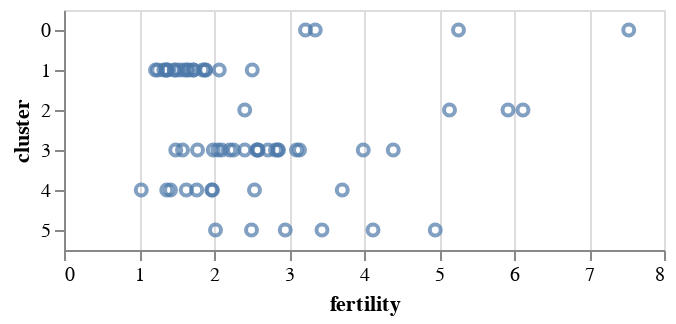

This figure's notebook cell:
### Code cell
alt.Chart(data2000).mark_point().encode(
    alt.X('fertility:Q'),
    alt.Y('cluster:O')
)

### Figure 1 — Vega-Lite specification as saved in the notebook (floating-point values rounded to 4 significant figures)
{"config": {"view": {"continuousWidth": 300, "continuousHeight": 300}}, "data": {"name": "data-bc091f26dcbfed41e77a4db283369a07"}, "mark": {"type": "point"}, "encoding": {"x": {"field": "fertility", "type": "quantitative"}, "y": {"field": "cluster", "type": "ordinal"}}, "$schema": "https://vega.github.io/schema/vega-lite/v5.20.1.json", "datasets": {"data-bc091f26dcbfed41e77a4db283369a07": [{"year": 2000, "country": "Afghanistan", "cluster": 0, "pop": 19542982, "life_expect": 54.73, "fertility": 7.53}, {"year": 2000, "country": "Argentina", "cluster": 3, "pop": 37070774, "life_expect": 74.22, "fertility": 2.59}, {"year": 2000, "country": "Australia", "cluster": 4, "pop": 19017963, "life_expect": 79.72, "fertility": 1.77}, {"year": 2000, "country": "Austria", "cluster": 1, "pop": 8010428, "life_expect": 78.49, "fertility": 1.36}, {"year": 2000, "country": "Bahamas", "cluster": 3, "pop": 325014, "life_expect": 71.25, "fertility": 2.1}, {"year": 2000, "country": "Bangladesh", "cluster": 0, "pop": 129193327, "life_expect": 65.47, "fertility": 3.22}, {"year": 2000, "country": "Barbados", "cluster": 3, "pop": 264657, "life_expect": 74.74, "fertility": 1.78}, {"year": 2000, "country": "Belgium", "cluster": 1, "pop": 10264343, "life_expect": 78.04, "fertility": 1.66}, {"year": 2000, "country": "Bolivia", "cluster": 3, "pop": 8592656, "life_expect": 66.53, "fertility": 3.99}, {"year": 2000, "country": "Brazil", "cluster": 3, "pop": 175873720, "life_expect": 71.18, "fertility": 2.26}, {"year": 2000, "country": "Canada", "cluster": 3, "pop": 30683313, "life_expect": 79.36, "fertility": 1.49}, {"year": 2000, "country": "Chile", "cluster": 3, "pop": 15351799, "life_expect": 76.93, "fertility": 1.99}, {"year": 2000, "country": "China", "cluster": 4, "pop": 1264099069, "life_expect": 71.33, "fertility": 1.63}, {"year": 2000, "country": "Colombia", "cluster": 3, "pop": 39215135, "life_expect": 74.23, "fertility": 2.57}, {"year": 2000, "country": "Costa Rica", "cluster": 3, "pop": 3979193, "life_expect": 77.9, "fertility": 2.41}, {"year": 2000, "country": "Croatia", "cluster": 1, "pop": 4548434, "life_expect": 74.65, "fertility": 1.47}, {"year": 2000, "country": "Cuba", "cluster": 3, "pop": 11105791, "life_expect": 77.01, "fertility": 1.58}, {"year": 2000, "country": "Dominican Republic", "cluster": 3, "pop": 8540791, "life_expect": 73.66, "fertility": 2.86}, {"year": 2000, "country": "Ecuador", "cluster": 3, "pop": 12626507, "life_expect": 74.46, "fertility": 3.1}, {"year": 2000, "country": "Egypt", "cluster": 5, "pop": 71371371, "life_expect": 68.54, "fertility": 3.44}, {"year": 2000, "country": "El Salvador", "cluster": 3, "pop": 5958482, "life_expect": 73.07, "fertility": 3.14}, {"year": 2000, "country": "Finland", "cluster": 1, "pop": 5176209, "life_expect": 78.04, "fertility": 1.73}, {"year": 2000, "country": "France", "cluster": 1, "pop": 58665453, "life_expect": 79.19, "fertility": 1.88}, {"year": 2000, "country": "Georgia", "cluster": 1, "pop": 4265172, "life_expect": 70.68, "fertility": 1.6}, {"year": 2000, "country": "Germany", "cluster": 1, "pop": 81551677, "life_expect": 78.39, "fertility": 1.38}, {"year": 2000, "country": "Greece", "cluster": 1, "pop": 11038109, "life_expect": 78.44, "fertility": 1.33}, {"year": 2000, "country": "Grenada", "cluster": 3, "pop": 107432, "life_expect": 71.97, "fertility": 2.58}, {"year": 2000, "country": "Haiti", "cluster": 3, "pop": 8360225, "life_expect": 57.43, "fertility": 4.39}, {"year": 2000, "country": "Hong Kong, China", "cluster": 4, "pop": 6731195, "life_expect": 80.75, "fertility": 1.03}, {"year": 2000, "country": "Iceland", "cluster": 1, "pop": 281462, "life_expect": 80.35, "fertility": 2.07}, {"year": 2000, "country": "India", "cluster": 0, "pop": 1059633675, "life_expect": 62.94, "fertility": 3.35}, {"year": 2000, "country": "Indonesia", "cluster": 4, "pop": 214072421, "life_expect": 67.24, "fertility": 2.54}, {"year": 2000, "country": "Iran", "cluster": 5, "pop": 65544383, "life_expect": 71.94, "fertility": 2.02}, {"year": 2000, "country": "Iraq", "cluster": 5, "pop": 24628858, "life_expect": 68.64, "fertility": 4.95}, {"year": 2000, "country": "Ireland", "cluster": 1, "pop": 3768950, "life_expect": 76.77, "fertility": 1.89}, {"year": 2000, "country": "Israel", "cluster": 5, "pop": 6116958, "life_expect": 78.87, "fertility": 2.95}, {"year": 2000, "country": "Italy", "cluster": 1, "pop": 56966397, "life_expect": 79.64, "fertility": 1.25}, {"year": 2000, "country": "Jamaica", "cluster": 3, "pop": 2612205, "life_expect": 74.64, "fertility": 2.21}, {"year": 2000, "country": "Japan", "cluster": 4, "pop": 126803861, "life_expect": 81.57, "fertility": 1.37}, {"year": 2000, "country": "Kenya", "cluster": 2, "pop": 30851606, "life_expect": 54.83, "fertility": 5.14}, {"year": 2000, "country": "Lebanon", "cluster": 5, "pop": 4320642, "life_expect": 74.82, "fertility": 2.5}, {"year": 2000, "country": "Mexico", "cluster": 3, "pop": 97873442, "life_expect": 74.21, "fertility": 2.72}, {"year": 2000, "country": "Netherlands", "cluster": 1, "pop": 15899135, "life_expect": 78.28, "fertility": 1.72}, {"year": 2000, "country": "New Zealand", "cluster": 4, "pop": 3855266, "life_expect": 78.39, "fertility": 1.98}, {"year": 2000, "country": "Nigeria", "cluster": 2, "pop": 122851984, "life_expect": 54.63, "fertility": 6.12}, {"year": 2000, "country": "North Korea", "cluster": 4, "pop": 23367059, "life_expect": 63.9, "fertility": 1.97}, {"year": 2000, "country": "Norway", "cluster": 1, "pop": 4491202, "life_expect": 78.9, "fertility": 1.85}, {"year": 2000, "country": "Pakistan", "cluster": 0, "pop": 154369924, "life_expect": 61.04, "fertility": 5.26}, {"year": 2000, "country": "Peru", "cluster": 3, "pop": 26654439, "life_expect": 74.61, "fertility": 2.85}, {"year": 2000, "country": "Philippines", "cluster": 4, "pop": 77958223, "life_expect": 70.31, "fertility": 3.71}, {"year": 2000, "country": "Poland", "cluster": 1, "pop": 38504431, "life_expect": 73.9, "fertility": 1.37}, {"year": 2000, "country": "Portugal", "cluster": 1, "pop": 10300626, "life_expect": 76.84, "fertility": 1.54}, {"year": 2000, "country": "Rwanda", "cluster": 2, "pop": 8109989, "life_expect": 50.51, "fertility": 5.92}, {"year": 2000, "country": "Saudi Arabia", "cluster": 5, "pop": 21547390, "life_expect": 70.37, "fertility": 4.12}, {"year": 2000, "country": "South Africa", "cluster": 2, "pop": 46813266, "life_expect": 55.58, "fertility": 2.41}, {"year": 2000, "country": "South Korea", "cluster": 4, "pop": 46788591, "life_expect": 76.34, "fertility": 1.42}, {"year": 2000, "country": "Spain", "cluster": 1, "pop": 40741651, "life_expect": 79.47, "fertility": 1.22}, {"year": 2000, "country": "Switzerland", "cluster": 1, "pop": 7182059, "life_expect": 80.3, "fertility": 1.49}, {"year": 2000, "country": "Turkey", "cluster": 1, "pop": 64113547, "life_expect": 74.73, "fertility": 2.51}, {"year": 2000, "country": "United Kingdom", "cluster": 1, "pop": 58850043, "life_expect": 77.97, "fertility": 1.64}, {"year": 2000, "country": "United States", "cluster": 3, "pop": 282398554, "life_expect": 77.03, "fertility": 2.05}, {"year": 2000, "country": "Venezuela", "cluster": 3, "pop": 24427729, "life_expect": 74.17, "fertility": 2.82}]}}
